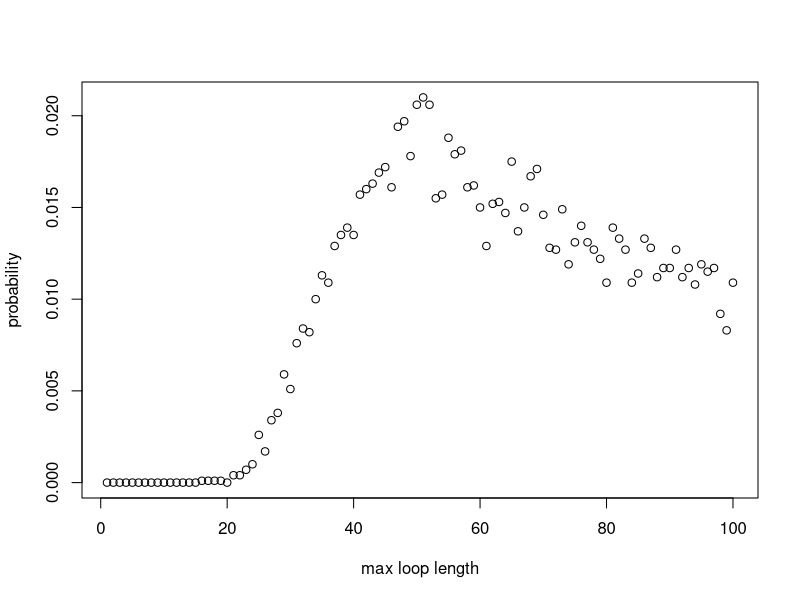

Source code (R):
#### Team Members:
# Fatima Kasenally (S2443602); Wenqi Ni (s1792412); Cameron Allan (S1748084)

#### address of github repo:
#https://github.com/niwq15/SP-Group-7-A2


#### Contributions

# Functions we each made versions of:
# Cameron - Strategy3, unused alternatives to each strategy using arrays, Pone, Pall optimization, unused dloop
# Wenqi - Strategy1, Strategy2, Strategy3, Pone, Pall, dloop 
# Fatima - Strategy2, Pone, Pall, dloop 

# each of us should add more here. we can say what we have done, involving different versions of functions above

# Wenqi created the final versions of the functions Strategy 1, Strategy 2, Pone, 
# and the probability of no loop longer than 50 in a random reshuffling of cards to boxes
# 


# Cameron added if statement to speed up the Pall function


# Other Tasks: (correct your own)
# Cameron - optimising stuff and array stuff
# Wenqi - Q3 - Q6 stuff 
# Fatima - Q3 - Q6 stuff 




#### Overview 
# This file holds the self-contained code to use stochastic simulation to study a generalised version of the famous '100 Prisoners Problem' 
# The problem is defined as follows: 
# Consider a prison containing 2n prisoners, each with a unique identification number ranging from 1 to 2n. 
# The prison has a room with 2n boxes, each uniquely numbered from 1 to 2n and each containing a single card. 
# These cards are each labelled with a unique number between 1 and 2n. 
# Each prisoner is allowed to open n boxes to find the card with their number.
# If all 2n prisoners successfully find their cards then they all go free. 
# After their turn,the prisoners are not allowed to communicate any new information from the boxes 
# to prisoners who have yet to take their turn.
# The room is returned to its original state after each prisoner’s go. 

# Firstly, we will show 3 strategies for the prisoners, then create a 'Pone' function to estimate 
# the probability of a single prisoner successfully finding their number, then use a 'Pall' function to 
# calculate the probability of all the prisoners finding their numbers. 
# Based on the results of the individual and joint success probabilities using different strategies, 
# we will give some comments about which strategy has the highest success probabilities for 
# both individuals and the collective. 

## Each function expressing the different strategies for opening boxes to find cards will require the same 
## input parameters : n,k,cards_num. Where n parameterises the 2n number of boxes, prisoner and cards in our problem.
## k is the prisoner's number and cards_num represents the random orders of cards placed in boxes. 
## [As the boxes and cards comfiguration must remain the same between prisoner trials it cannot
## be defined within the function and must be called on and externally defined.] ?
## Uniform input parameters allows the implemented strategy to be variable in each simulation as each strategy 
## function is interchangable. This is required by functions 'Pone' and 'Pall'


## Strategy 1:
## Each prisoner with their number 'b' starts at the p-th box whose number on the card is k
## If k is not equal to b, then the prisoner goes to box number k and opens it
## The process will be repeated until they have either found the card with number p or opened n boxes without finding it

## Prisoner 'k' uses Strategy 1 to find their number amoungst '2n' boxes 'cards_num'
## where 'cards_num' is a order of card numbers
Strategy1 <- function(n,k,cards_num) {
  #create an empty vector to store card numbers as they are read
  cards_picked <- rep(0, n) # the prisoner can read at most n cards
  cards_picked[1] <- cards_num[k] # start at the box with his number (k) on it 
  #for each of the remaining steps, first check if he has found his card number
  #if so, he will stop; if not, he will continue to read cards
  for (b in 2:n) {
    if (cards_picked[b-1] == k) {#if the prisoner k has found his number
      return(TRUE) #yes the prisoner has successfully found his card
      break # stop here and the prisoner will not open other boxes
    } else {#otherwise prisoner will open another box with the number of the last card
      cards_picked[b] <- cards_num[cards_picked[b-1]]
    }
  }
  #check whether he finds his number in the final step
  if (cards_picked[n] != k) { #if the final number is not his number
    return(FALSE) #prisoner has failed to find his card
  } else {#if the final number is equal to his number
    return(TRUE) #prisoner has successfully found his card
  }
}



## Strategy 2:
## This strategy follows an identicle procedure to strategy 1, except that the starting box is randombly selected
## The prisoner uses the card number in each box to pick his next box to open.
## The prisoner can open at most n boxes in order to find the card with their number on it

## Prisoner 'k' uses Strategy 2 to find their number amoungst '2n' boxes 'cards_num'
Strategy2 <- function(n,k,cards_num) {
  #create an empty vector to store card numbers that have been read
  cards_picked <- rep(0, n) # the prisoner can read at most n cards
  cards_picked[1] <- sample(cards_num,1)# start at a randomly selected box 
  #for each of the remaining steps, firstly check whether he has found him number card
  #if so, he will stop; if not, he will continue to read cards
  for (b in 2:n) {
    if (cards_picked[b-1] == k) {#if the prisoner k has found his number
      return(TRUE)
      break #stop here and the prisoner will not open other boxes
    } else {#otherwise prisoner will open the box with number k
      cards_picked[b] <- cards_num[cards_picked[b-1]]
    }
  }
  #check whether he finds his number in the final step
  if (cards_picked[n] != k) { #if the final number is not his number
    return(FALSE)
  } else {#if the final number is equal to his number
    return(TRUE)
  }
} #The function reutrns TRUE/FALSE expressing that the prisoner has FOUND/FAILED TO FIND his card 

## In Strategy 1 and Strategy 2, we use the idea that once prionsers find their numbers, they will stop
## We use 'break' to save the running time
## In Strategy 3, we show another idea of selecting n card numbers and then checking whether k is inside

## Strategy 3:
## In this strategy the prisoner opens n boxes at random, without replacement (check !!)
## The prisoner will open n different boxes

## Prisoner 'k' uses Strategy 3 to find their number amoungst '2n' boxes 'cards_num'
Strategy3 <- function(n,k,cards_num){ 
  cards_picked <- sample(cards_num,n,replace=FALSE) # Randomly select n boxes from cards_num to open
  any(k == cards_picked) # check whether the prisoner's number appears in the selected card_num
} # End function



## 'Pone' is a function which estimates the probability of a prisoner,k, successfully finding their card number (k)
## within the n tries amoungst 2n boxes (cards_num) in nreps simulated trials, using any one of the available strategies encoded above

Pone <- function(n,k,strategy,nreps) {
  # create an empty vector to store the outsome of each simulation as 1/0 = Success/ Failure to find his card
  success <- rep(0, nreps)
  for (i in 1:nreps) {
    # simulate the random order of card numbers
    cards_num <- sample(1:(2*n), 2*n, replace=FALSE)
    success[i] <- strategy(n,k,cards_num)
  }
  # return the frequentist probability of success as: 
  # total number of simulated successes / total number of simulations
  return(sum(success)/nreps)
}

## 'Pall' is a function to find the probability of all the 2n prisoners finding their cards in a single simulation
## and thus being able to escape. All prisoners must use the same strategy and the probability 
## is calculated by analysing the results from nreps simulated trials 

Pall <- function(n,strategy,nreps) {
  #create a vector to record the result of each simulation with default values of 1s
  num_success <- rep(1,nreps)
  for (i in 1:nreps) {#for each simulation
    #generate a random order of card numbers
    cards_num <- sample(1:(2*n), 2*n, replace=FALSE)
    #use the strategies to calculate whether each prisoner can find their correct number within n times
    for (k in 1:(2*n)) {
      result <- strategy(n,k,cards_num) # save the result of strategy for the k-th prisoner
      num_success[i] <- num_success[i] * result # if result is 1 keep 1 in the vector. If 0 change to 0.
      if (result == 0){ # stop if any prisoner does not escape, this cuts down simulation run-time
        break
      }
    }
  }
  # return the frequentist probability as: total number of simulated successes / total number of simulated trials
  return(sum(num_success)/nreps)
}

### Sample Results ###

### individual prisoner probabilities: 
### Pone takes args: n,k,strategy,nreps

Pone(5,5,Strategy1,10000)
Pone(50,50,Strategy1,10000)
# one prisoner & strategy 1: prob success ~ 50%  (for all n)

Pone(5,5,Strategy2,10000)
Pone(50,50,Strategy2,10000)
# one prisoner & strategy 2: prob success ~40%  (n=5) ~37%  (n>50)

Pone(5,5,Strategy3,10000)
Pone(50,50,Strategy3,10000)
# one prisoner & strategy 3: prob success ~50%  (for all n)

### joint probabilities for all prisoners as a collective:  
### Pall takes args: n,strategy,nreps


Pall(5,Strategy1,10000)
Pall(50,Strategy1,10000)
#10 prisoners & strategy 1: prob success ~35% (n=5)
#100 prisoners & strategy 1: prob success ~30% (n=50)

Pall(5,Strategy2,10000)
Pall(50,Strategy2,10000)
#10 prisoners & strategy 2: prob success ~0.01%  (n=5)
#100 prisoners & strategy 2: prob success ~0% (smaller than precision)  (n=50)

Pall(5,Strategy3,10000)
Pall(50,Strategy3,10000)
#10 prisoners & strategy 3: prob success ~1%  (n=5)
#100 prisoners & strategy 3: prob success ~0% (smaller than precision) (n=50)


## While stategies 1 and 3 are distinc, strategy 2 shares aspects with both of them 
## yet has distinct marginal and joint probabilities 

## Strategy 3's results are as expected. The probability of finding his card in a box is 1/2n
## therefore if he opens n boxes at random the probability of finding his card is n/2n i.e. 50%
## For 2n prisoners simultaneously finding their cards in a simulation we multiply the independent 
## marginal probabilities to produce a joint probability of (0.5)^(2n), which tends to 0 as n increases. 

## Strategy 1 uses an algorithm to select cards. For a single prisoner the marginal probability of success 
## is still 50%, and therefore does not improve on the random selection method of strategy 3. However, the 
## joint probability of success is significantly higher than that of strategy 3 - demonstrating that there is 
## something intelligent in the strategy's design. The reason for the higher probability of joint success is 
## in the distribution of maximum loop lengths amoungst the boxes and cards. The cycle of box and card numbers
## must eventually return the prisoner to open a box with his card number inside if he is allowed to open as
## many boxes as he wants, as the numbers used are continuous (integers) and finite. The only limitation to the 
## strategy is if the loop length is longer than n, the number of boxes the prisoner is allowed to open. Therefore,
## the probability of success is dependent of the probability distribution of loop lengths amoungst the boxes. 
## and the joint probability of success will be equal to the cumulative probability of the maximum loop length 
## being less than n, which we have determined to be approximately 30%


## Strategy 2 has a lower marginal probability for success than the others, and a joint probability close to 0. 
## Strategy 2 takes the worst aspects from both strategies 1 and 3. The fist box is selected at random, then the 
## prisoner is stuck looping through boxes that may or may not have his card in it. The marginal probability is 
## lower than 50% because in order to succeed not only must the prisoner select the correct loop with his card in it
## at random, the loop he picks must also be shorter than n. Our results show that meeting both these conditions at 
## once has a probability of 37-40% (varies with n). The joint probability tends to 0 for the same reason as strategy 3.
## Each of the 2n prisoners must independently select the correct loop with their number at random, this has a 
## probability (p) less than 1, therefore p^(2n) (the prob of all prisoners selecting the correct loop)
## tends to 0 as n increases, this is without including the additional requirement of the loop length also being less
## than n. 



#Calculate the probability of loop lengths 
dloop <- function(n, nreps) {
  each_loop_lengths <- c() #list to store the loop lengths generated by all simulations
  max_loop_lengths <- c()
  
  for (i in 1:nreps){ 
    #simulate the boxes nreps times 
    boxes <- sample(1 : (2*n), 2*n , replace=FALSE) 
    unopened_boxes <- 1:(2*n)
    
    #store the unique loop lengths generated from each simulation 
    new_loop_lengths <- c()
    
    #scan for loops, (while more than 2 boxes are still closed, indexing breaks down for smaller loops)
    while (length(unopened_boxes) > 2 ){
      #pick the smallest number unopened box and store the value of the card inside 
      cards_picked <- boxes[unopened_boxes[1]]
      
      #pick your next box according to your last card and scan each closed loop
      for (b in 2:length(unopened_boxes)){ #max loop length is the number of closed boxes
        cards_picked <- c(cards_picked, boxes[cards_picked[b-1]])
      }#end for 
      
      #add your new loop length to your list
      new_loop_lengths <- c(new_loop_lengths, length(unique(cards_picked))) 
      
      #remove the boxes opened 
      unopened_boxes <- setdiff(unopened_boxes,unique(cards_picked))
    } #end while 
    
    
    each_loop_lengths <- c(each_loop_lengths, unique(new_loop_lengths))
    max_loop_lengths <- c(max_loop_lengths, max(new_loop_lengths))
    
    
  } #end for 
  
  #probability vector for the occurrence of each maximum loop length 
  prob_vec_ymax <- tabulate(max_loop_lengths)/nreps
  x_axis <- 1:length(prob_vec_ymax)
  #prints a plot for probailities of maximum loop lengths
  plot(x_axis, prob_vec_ymax, xlab = "max loop length", ylab = "probability")
  
  #find the probability of max loop length is less than n
  prob_less_n_loop = sum(prob_vec_ymax[1:n])
  cat("\n","prob your max loop has a length less than n",   prob_less_n_loop, "\n")
  
  
  #probability vector for the occurrence of each type of loop length 
  prob_vec_y <- tabulate(each_loop_lengths)/nreps
  cat("your probability vector for producing at least one loop of length i: \n", prob_vec_y)
  return(prob_vec_y)
}#end function


dist <- dloop(50, 10000)
## The probability of no loop longer than 50 = 
## 1 - the probability that there exists loop length larger than 50 = 
## 1 - the sum of the probability that there exists loop length from 51 to 100
1 - sum(dist[51:100])

## Visualise the probabilities sensibly
